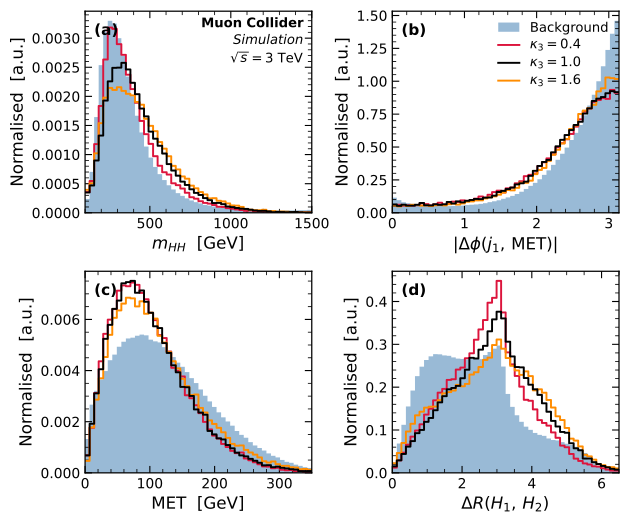

Recreate this plot in Python.
#!/usr/bin/env python3
"""Figure 4 — representative ML2 input features at √s = 3 TeV (single panel
2×2 grid).  Three κ₃ signal slices (0.4, 1.0, 1.6) drawn from the
independent kappa_set2 MC, with the inclusive 8-process background overlaid
in blue filled step as a reference.  Area-normalised histograms."""
import os
import numpy as np
import h5py
import matplotlib.pyplot as plt
import sys; sys.path.insert(0, '/root/work/Papers')
import paper_style as ps; ps.set_style()
from paper_style import hep_tag

DDIR = '/root/work/Papers/pipeline/data/3tev'
OUT  = '/root/work/Papers/figures/fig5_kin_kappa'

# Colours
COL_K04 = 'crimson'        # κ = 0.4
COL_K1  = 'k'              # κ = 1.0  (SM)
COL_K16 = 'darkorange'     # κ = 1.6
COL_BG  = 'steelblue'      # background reference

# (panel_label, xlabel, h5 accessor on kappa_set2, h5 accessor on sigbg_main,
#  x-range, n_bins)
PANELS = [
    ('(a)', r'$m_{HH}$  [GeV]',
        lambda f: f['hl/mHH'][:], lambda f: f['hl/mHH'][:],
        (100, 1500), 50),
    ('(b)', r'$|\Delta\phi(j_1,\,\mathrm{MET})|$',
        lambda f: f['hl/dphi_jet0_met'][:], lambda f: f['hl/dphi_jet0_met'][:],
        (0.0, np.pi), 50),
    ('(c)', r'$\mathrm{MET}$  [GeV]',
        lambda f: f['hl/met'][:], lambda f: f['hl/met'][:],
        (0, 350), 50),
    ('(d)', r'$\Delta R(H_1,\,H_2)$',
        lambda f: f['hl/dR_H1H2'][:], lambda f: f['hl/dR_H1H2'][:],
        (0.0, 6.5), 50),
]


KAPPA_TOL = 0.005

f_kset = h5py.File(os.path.join(DDIR, 'kappa_set2.h5'),  'r')
f_sb   = h5py.File(os.path.join(DDIR, 'sigbg_main.h5'), 'r')

k3 = f_kset['hl/kappa3_value'][:]
m_k04 = np.abs(k3 - 0.4) < KAPPA_TOL
m_k1  = np.abs(k3 - 1.0) < KAPPA_TOL
m_k16 = np.abs(k3 - 1.6) < KAPPA_TOL
bg_mask = ~f_sb['hl/target_sigbg'][:].astype(bool)
print(f'3 TeV kappa_set2:  N={len(k3):,}  '
      f'(κ=0.4 {int(m_k04.sum()):,} / κ=1.0 {int(m_k1.sum()):,} / κ=1.6 {int(m_k16.sum()):,})')
print(f'3 TeV sigbg_main:  bg={int(bg_mask.sum()):,}')

fig, axes = plt.subplots(2, 2, figsize=(ps.FULL, ps.FULL * 0.85))

for (lbl, xlbl, getter_k, getter_sb, (lo, hi), nb), ax in zip(PANELS, axes.flat):
    vals_k  = getter_k(f_kset)
    vals_sb = getter_sb(f_sb)
    v_k04 = vals_k[m_k04]
    v_k1  = vals_k[m_k1]
    v_k16 = vals_k[m_k16]
    v_bg  = vals_sb[bg_mask]
    edges = np.linspace(lo, hi, nb + 1)

    def _h(x): return np.histogram(x, bins=edges, density=True)[0]
    h_bg  = _h(v_bg)
    h_k04 = _h(v_k04)
    h_k1  = _h(v_k1)
    h_k16 = _h(v_k16)

    # Background — filled (reference)
    ax.fill_between(edges, np.r_[h_bg, h_bg[-1]], step='post',
                    color=COL_BG, alpha=0.55, linewidth=0,
                    label='Background', zorder=1)
    # κ slices — coloured steps
    ax.step(edges, np.r_[h_k04, h_k04[-1]], where='post',
            color=COL_K04, lw=1.4, label=r'$\kappa_3 = 0.4$', zorder=2)
    ax.step(edges, np.r_[h_k1,  h_k1[-1]],  where='post',
            color=COL_K1,  lw=1.4, label=r'$\kappa_3 = 1.0$', zorder=3)
    ax.step(edges, np.r_[h_k16, h_k16[-1]], where='post',
            color=COL_K16, lw=1.4, label=r'$\kappa_3 = 1.6$', zorder=2)

    ax.set_xlabel(xlbl)
    ax.set_ylabel('Normalised  [a.u.]')
    ax.set_xlim(lo, hi)
    ax.set_ylim(bottom=0)
    ax.text(0.04, 0.94, lbl, transform=ax.transAxes,
            ha='left', va='top', fontsize=11, fontweight='bold')

f_kset.close(); f_sb.close()

hep_tag(axes[0, 0], [r'$\sqrt{s} = 3$ TeV'], loc='upper right', simulation=True)
axes[0, 1].legend(loc='upper right')

fig.tight_layout()
fig.savefig(OUT + '.png', dpi=300, bbox_inches='tight')
fig.savefig(OUT + '.pdf',             bbox_inches='tight')
print(f'saved {OUT}.png  +  {OUT}.pdf')
